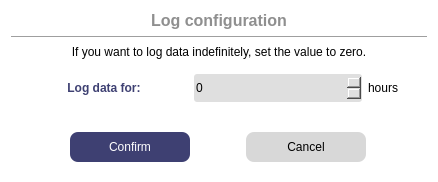
<?xml version="1.0" encoding="UTF-8"?>
<ui version="4.0">
 <class>WLogDataFor</class>
 <widget class="QDialog" name="WLogDataFor">
  <property name="geometry">
   <rect>
    <x>0</x>
    <y>0</y>
    <width>438</width>
    <height>182</height>
   </rect>
  </property>
  <property name="windowTitle">
   <string>Log data period configuration</string>
  </property>
  <property name="styleSheet">
   <string notr="true">#WLogDataFor {
 background-color:white;
 border-radius: 5px;
}
#label{
 color: #3E4072;
 font-weight: 800;
}
#buttonBox{
 background-color: #3E4072;
}
#label_Title{
 color: #8F8F8F;
 font-weight: 600;
}
QComboBox, 
QSpinBox,
QDoubleSpinBox {
 background-color:#DFDFDF;
 border-radius: 3px;
 color: black;
}
#pushButton_Confirm,
#pushButton_Cancel {
 border: none;
 border-radius: 8px;
}
#pushButton_Confirm {
 color: white;
 background-color: #3E4072;
}
#pushButton_Confirm:hover {
 color: white;
 background-color: #595D89;
}
#pushButton_Cancel {
 background-color: #D8D8D8;
}
#pushButton_Cancel:hover {
 background-color: #ACACAC;
}</string>
  </property>
  <layout class="QVBoxLayout" name="verticalLayout">
   <item>
    <widget class="QLabel" name="label_Title">
     <property name="font">
      <font>
       <pointsize>12</pointsize>
       <fontweight>DemiBold</fontweight>
      </font>
     </property>
     <property name="text">
      <string>Log configuration</string>
     </property>
     <property name="alignment">
      <set>Qt::AlignCenter</set>
     </property>
    </widget>
   </item>
   <item>
    <widget class="Line" name="line">
     <property name="orientation">
      <enum>Qt::Horizontal</enum>
     </property>
    </widget>
   </item>
   <item>
    <widget class="QLabel" name="label_3">
     <property name="text">
      <string>If you want to log data indefinitely, set the value to zero.</string>
     </property>
     <property name="alignment">
      <set>Qt::AlignCenter</set>
     </property>
    </widget>
   </item>
   <item>
    <widget class="QWidget" name="widget" native="true">
     <layout class="QGridLayout" name="gridLayout">
      <item row="1" column="2">
       <widget class="QLabel" name="label_2">
        <property name="maximumSize">
         <size>
          <width>50</width>
          <height>16777215</height>
         </size>
        </property>
        <property name="text">
         <string>hours</string>
        </property>
       </widget>
      </item>
      <item row="1" column="1">
       <widget class="QSpinBox" name="spinBox_LogDataFor">
        <property name="minimumSize">
         <size>
          <width>0</width>
          <height>28</height>
         </size>
        </property>
        <property name="minimum">
         <number>-500</number>
        </property>
        <property name="maximum">
         <number>99999</number>
        </property>
       </widget>
      </item>
      <item row="1" column="0">
       <widget class="QLabel" name="label">
        <property name="text">
         <string>Log data for:</string>
        </property>
        <property name="alignment">
         <set>Qt::AlignCenter</set>
        </property>
       </widget>
      </item>
     </layout>
    </widget>
   </item>
   <item>
    <spacer name="verticalSpacer">
     <property name="orientation">
      <enum>Qt::Vertical</enum>
     </property>
     <property name="sizeHint" stdset="0">
      <size>
       <width>20</width>
       <height>40</height>
      </size>
     </property>
    </spacer>
   </item>
   <item>
    <widget class="QWidget" name="widget_3" native="true">
     <layout class="QHBoxLayout" name="horizontalLayout">
      <item>
       <widget class="QPushButton" name="pushButton_Confirm">
        <property name="minimumSize">
         <size>
          <width>0</width>
          <height>30</height>
         </size>
        </property>
        <property name="maximumSize">
         <size>
          <width>120</width>
          <height>16777215</height>
         </size>
        </property>
        <property name="text">
         <string>Confirm</string>
        </property>
       </widget>
      </item>
      <item>
       <widget class="QPushButton" name="pushButton_Cancel">
        <property name="minimumSize">
         <size>
          <width>120</width>
          <height>30</height>
         </size>
        </property>
        <property name="maximumSize">
         <size>
          <width>120</width>
          <height>16777215</height>
         </size>
        </property>
        <property name="text">
         <string>Cancel</string>
        </property>
       </widget>
      </item>
     </layout>
    </widget>
   </item>
  </layout>
 </widget>
 <resources/>
 <connections>
  <connection>
   <sender>pushButton_Confirm</sender>
   <signal>clicked()</signal>
   <receiver>WLogDataFor</receiver>
   <slot>accept()</slot>
   <hints>
    <hint type="sourcelabel">
     <x>158</x>
     <y>143</y>
    </hint>
    <hint type="destinationlabel">
     <x>89</x>
     <y>312</y>
    </hint>
   </hints>
  </connection>
  <connection>
   <sender>pushButton_Cancel</sender>
   <signal>clicked()</signal>
   <receiver>WLogDataFor</receiver>
   <slot>reject()</slot>
   <hints>
    <hint type="sourcelabel">
     <x>313</x>
     <y>148</y>
    </hint>
    <hint type="destinationlabel">
     <x>312</x>
     <y>275</y>
    </hint>
   </hints>
  </connection>
 </connections>
</ui>
